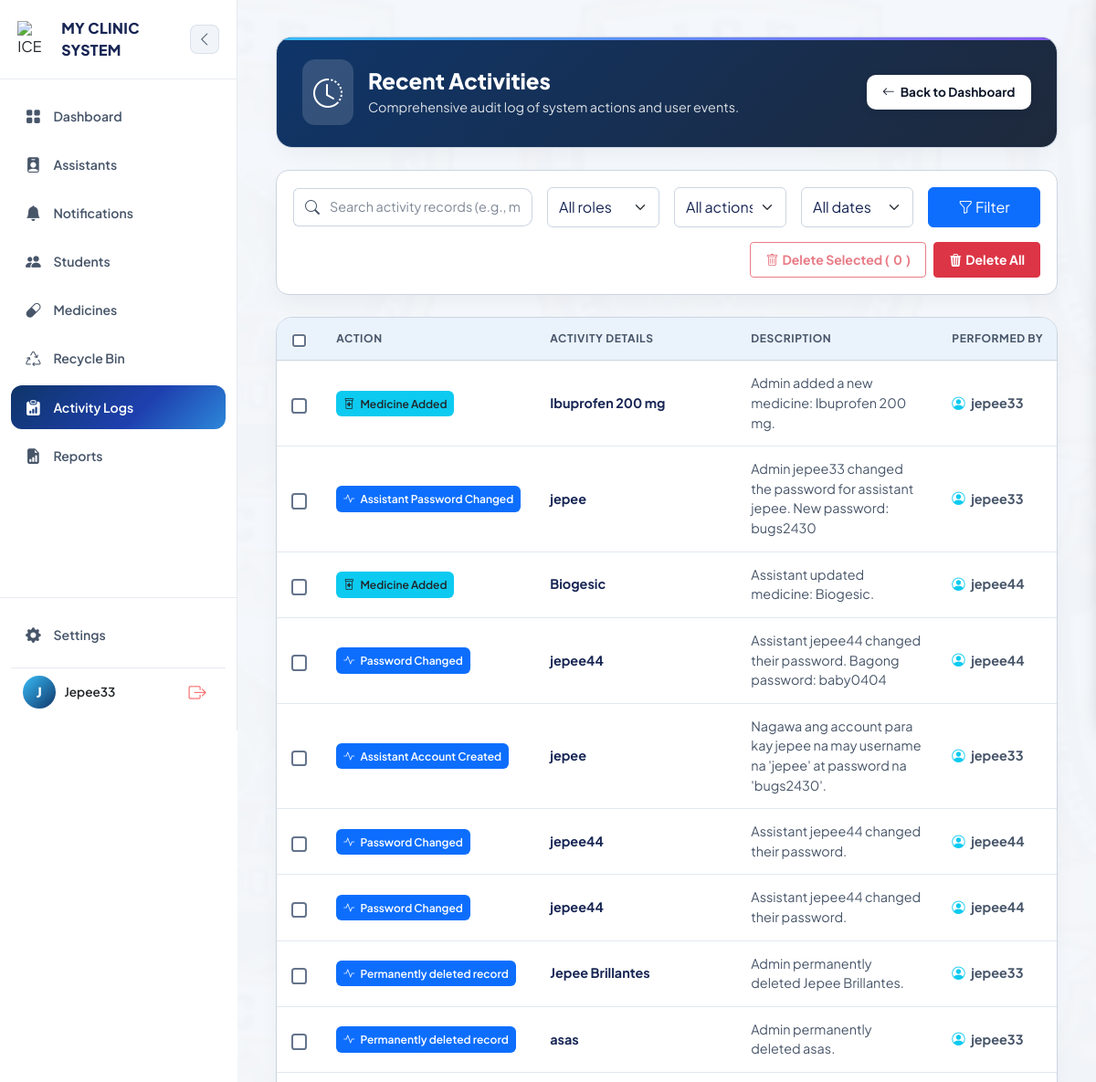
Before: /activities/ (signed in, upper part) with the older database file.
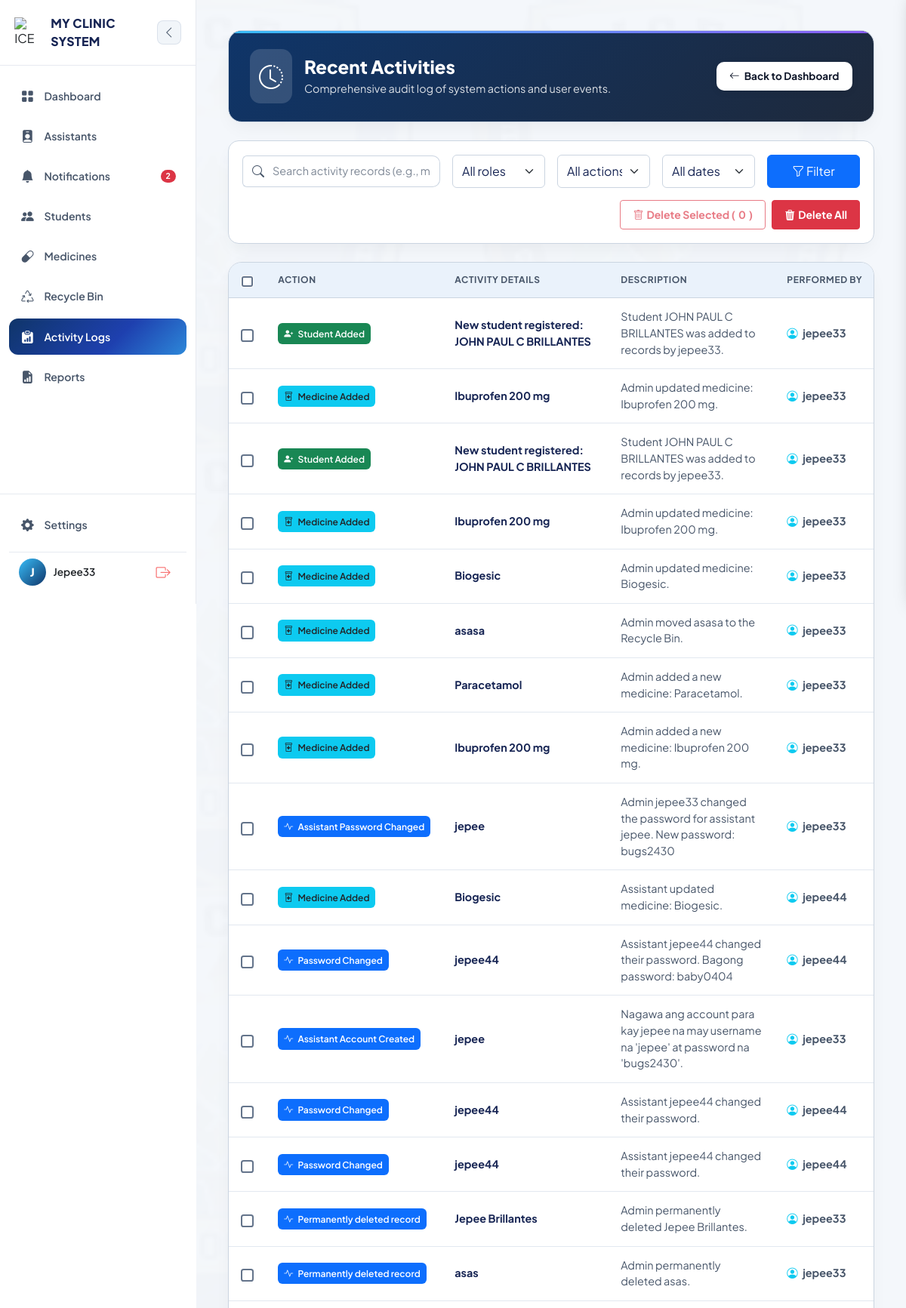
After: the same page with the newer database file.
### clinic/models.py (models this page shows, shortened)
class ActivityLog(models.Model):
    ICON_CHOICES = [
        ('student', 'Student'),
        ('medicine', 'Medicine'),
        ('nurse', 'Assistant'),
        ('details', 'Description'),
        ('dispense', 'Dispense'),
        ('other', 'Other'),
    ]
    user = models.ForeignKey(User, on_delete=models.SET_NULL, null=True, blank=True)
    category = models.CharField(max_length=20, choices=ICON_CHOICES, default='other')
    action = models.CharField(max_length=200, help_text="hal. 'New student registered'")
    details = models.CharField(max_length=255, blank=True, help_text="hal. 'Juan Dela Cruz added'")
    description = models.TextField(blank=True, null=True, help_text="Kumpletong detalye ng aktibidad")
    role = models.CharField(max_length=20, blank=True)
    module = models.CharField(max_length=50, blank=True)
    status = models.CharField(max_length=20, default='success')
    ip_address = models.GenericIPAddressField(null=True, blank=True)
    timestamp = models.DateTimeField(auto_now_add=True)
    is_deleted = models.BooleanField(default=False)
    deleted_at = models.DateTimeField(null=True, blank=True)
    deleted_by = models.ForeignKey(User, on_delete=models.SET_NULL, null=True, blank=True, related_name='activity_logs_moved_to_recycle_bin')
    class Meta:
        ordering = ['-timestamp']

### clinic/views/dashboard.py (the view)
# urls.py: path('activities/', views.activity_log_list, name='activity_log_list'),
@login_required
@role_required('admin')
def activity_log_list(request):
    query = request.GET.get('q', '').strip()
    role_filter = request.GET.get('role', '').strip()
    action_filter = request.GET.get('action', '').strip()
    date_filter = request.GET.get('date', '').strip()
    activities = ActivityLog.objects.filter(is_deleted=False).select_related('user').order_by('-timestamp')
    if query:
        activities = activities.filter(models.Q(action__icontains=query) | models.Q(details__icontains=query) | models.Q(description__icontains=query) | models.Q(user__username__icontains=query))
    if role_filter:
        activities = activities.filter(role__iexact=role_filter)
    if action_filter:
        activities = activities.filter(action__icontains=action_filter)
    if date_filter == 'today':
        activities = activities.filter(timestamp__date=datetime.today().date())
    elif date_filter == 'last7':
        activities = activities.filter(timestamp__gte=datetime.now() - timedelta(days=7))
    elif date_filter == 'last30':
        activities = activities.filter(timestamp__gte=datetime.now() - timedelta(days=30))
    return render(request, 'clinic/auth/activity_log_list.html', {'activities': activities[:150], 'query': query, 'selected_role': role_filter, 'selected_action': action_filter, 'selected_date': date_filter})

### clinic/models.py (called while the page is built)
    @property
    def is_low_stock(self):
        available = self.available_stock
        return 0 < available <= self.low_stock_threshold

    @property
    def available_stock(self):
        if not self.pk:
            return self.quantity_in_stock
        today = timezone.localdate()
        batch_stock = self.batches.filter(quantity_in_stock__gt=0).filter(
            Q(expiration_date__isnull=True) | Q(expiration_date__gte=today)
        ).aggregate(total=Sum("quantity_in_stock"))["total"]
        if batch_stock is not None:
            return batch_stock
        if self.batches.exists():
            return 0
        if self.expiration_date and self.expiration_date < today:
            return 0
        return self.quantity_in_stock

### clinic/templates/clinic/auth/activity_log_list.html (shortened to what the changed rows need)
{% extends "clinic/base.html" %}
{% load static %}
{% block content %}
<link rel="stylesheet" href="https://cdnjs.cloudflare.com/ajax/libs/animate.css/4.1.1/animate.min.css" />
<link rel="stylesheet" href="https://cdn.jsdelivr.net/npm/bootstrap-icons@1.11.1/font/bootstrap-icons.css">
<div class="cms-container">
    <div class="dashboard-hero-card mb-4 d-flex justify-content-between align-items-center flex-wrap gap-3 ">
        <div class="d-flex align-items-center gap-3">
            <div>
                <h1 class="hero-title">Recent Activities</h1>
            </div>
        </div>
    </div>
    <form method="POST" action="{% url 'delete_selected_activities' %}" id="batchDeleteForm">
        <div class="activity-table-wrapper table-responsive">
            <table class="table activity-table align-middle m-0">
                <thead>
                    <tr>
                        <th style="width: 45px;">
                            <input class="form-check-input" type="checkbox" id="selectAllDesktop">
                        </th>
                        <th style="width: 18%;">Action</th>
                        <th style="width: 27%;">Activity Details</th>
                        <th style="width: 22%;">Description</th>
                        <th style="width: 14%;">Performed By</th>
                    </tr>
                </thead>
                <tbody>
                    {% for activity in activities %}
                    <tr>
                        <td>
                            <input class="form-check-input activity-checkbox desktop-cb" type="checkbox" name="activity_ids" value="{{ activity.id }}">
                        </td>
                        <td>
                            {% if "dispensed" in activity.action|lower or "dispense" in activity.action|lower %}
                                <span class="badge bg-warning text-dark px-2 py-2 fw-semibold" style="font-size: 0.75rem; border-radius: 6px;">
                                    <i class="bi bi-capsule me-1"></i> Medicine Dispensed
                                </span>
                            {% elif "student" in activity.action|lower or "registered" in activity.action|lower %}
                                <span class="badge bg-success text-white px-2 py-2 fw-semibold" style="font-size: 0.75rem; border-radius: 6px;">
                                    <i class="bi bi-person-plus-fill me-1"></i> Student Added
                                </span>
                            {% elif "medicine added" in activity.action|lower or "medicine" in activity.action|lower %}
                                <span class="badge bg-info text-dark px-2 py-2 fw-semibold" style="font-size: 0.75rem; border-radius: 6px;">
                                    <i class="bi bi-prescription2 me-1"></i> Medicine Added
                                </span>
                            {% else %}
                                <span class="badge bg-primary text-white px-2 py-2 fw-semibold" style="font-size: 0.75rem; border-radius: 6px;">
                                    <i class="bi bi-activity me-1"></i> {{ activity.action|default:"System Event"|truncatewords:3 }}
                                </span>
                            {% endif %}
                        </td>
                        <td class="fw-bold" style="color: var(--text-primary); word-break: break-word;">
                            {% if activity.details %}{{ activity.details }}{% else %}{{ activity }}{% endif %}
                        </td>
                        <td style="color: var(--text-secondary); word-break: break-word;">
                            {% if activity.description %}
                                {{ activity.description }}
                            {% elif activity.details %}
                                {{ activity.details }}
                            {% else %}
                                <span class="text-muted">—</span>
                            {% endif %}
                        </td>
                        <td style="color: var(--text-secondary); white-space: nowrap;">
                            <i class="bi bi-person-circle me-1 text-info"></i>
                            <strong>
                                {% if activity.user %}
                                    {{ activity.user.get_full_name|default:activity.user.username }}
                                {% else %}
                                    System
                                {% endif %}
                            </strong>
                        </td>
                    </tr>
                    {% endfor %}
                </tbody>
            </table>
        </div>
    </form>
</div>
{% endblock %}

### clinic/templates/clinic/base.html (shortened to what the changed rows need)
{% load static %}
<!DOCTYPE html>
<html lang="en">
<head>
    <link href="https://cdn.jsdelivr.net/npm/bootstrap@5.3.0/dist/css/bootstrap.min.css" rel="stylesheet">
    <link rel="stylesheet" href="https://cdn.jsdelivr.net/npm/bootstrap-icons@1.11.0/font/bootstrap-icons.css">
</head>
<body class="bg-body text-body">
    <div style="display: flex; min-height: 100vh; width: 100%; position: relative;">
        <aside id="appSidebar">
            <div>
                <nav style="padding: 1rem 0.75rem;">
                    {% if user.is_authenticated and user.profile.role == 'admin' %}
                                        <button class="nav-item-link w-100 border-0 text-start {% if request.resolver_match.url_name == 'notification_list' %}active{% endif %}" type="button" id="notifBellBtn"
                        title="Notifications">
                    <i class="bi bi-bell-fill"></i><span>Notifications</span>
                    {% if nav_unread_notification_count %}
                    <span class="badge rounded-pill bg-danger ms-auto">
                        {% if nav_unread_notification_count > 99 %}99+{% else %}{{ nav_unread_notification_count }}{% endif %}
                    </span>
                    {% endif %}
                </button>
                {% endif %}
                </nav>
            </div>
        </aside>
        <div class="main-container">
            <main class="content-main"
                style="background-image: url(&quot;{% static 'clinic/img/studentbackground.png' %}&quot;); background-repeat: repeat; background-size: cover; background-attachment: fixed;">
                <div class="content-inner">
                    {% block content %}{% endblock %}
                </div>
            </main>
        </div>
    </div>
</body>
</html>

Changed rows visible on the page:
added ActivityLog: action "Student Added" (drawn), details "New student registered: JOHN PAUL C BRILLANTES", description "Student JOHN PAUL C BRILLANTES was added to records by jepee33.", user.get_full_name "jepee33"
added ActivityLog: action "Updated Medicine" (drawn), details "Ibuprofen 200 mg", description "Admin updated medicine: Ibuprofen 200 mg.", user.get_full_name "jepee33"
added ActivityLog: action "Student Added" (drawn), details "New student registered: JOHN PAUL C BRILLANTES", description "Student JOHN PAUL C BRILLANTES was added to records by jepee33.", user.get_full_name "jepee33"
added ActivityLog: action "Updated Medicine" (drawn), details "Ibuprofen 200 mg", description "Admin updated medicine: Ibuprofen 200 mg.", user.get_full_name "jepee33"
added ActivityLog: action "Updated Medicine" (drawn), details "Biogesic", description "Admin updated medicine: Biogesic.", user.get_full_name "jepee33"
added ActivityLog: shows "Medicine Added", details "asasa", description "Admin moved asasa to the Recycle Bin.", user.get_full_name "jepee33"
added ActivityLog: action "Added Medicine" (drawn), details "Paracetamol", description "Admin added a new medicine: Paracetamol.", user.get_full_name "jepee33"
Other visible differences:
{{ nav_unread_notification_count }}: (not shown) → "2"
